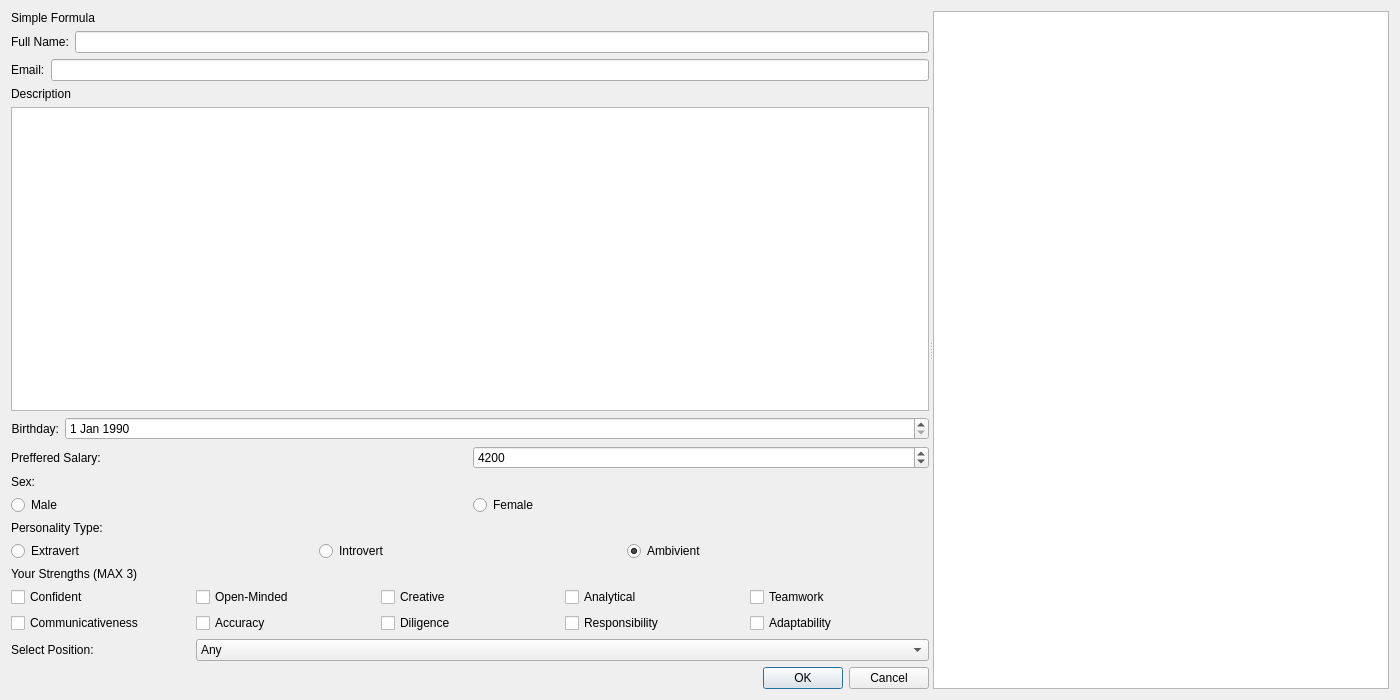
<?xml version="1.0" encoding="UTF-8"?>
<ui version="4.0">
 <class>Lesson3</class>
 <widget class="QDialog" name="Lesson3">
  <property name="geometry">
   <rect>
    <x>0</x>
    <y>0</y>
    <width>1400</width>
    <height>700</height>
   </rect>
  </property>
  <property name="windowTitle">
   <string>Dialog</string>
  </property>
  <layout class="QVBoxLayout" name="verticalLayout">
   <item>
    <widget class="QSplitter" name="splitter">
     <property name="orientation">
      <enum>Qt::Orientation::Horizontal</enum>
     </property>
     <widget class="QWidget" name="layoutWidget">
      <layout class="QVBoxLayout" name="verticalLayoutMain">
       <item>
        <widget class="QLabel" name="label_10">
         <property name="text">
          <string>Simple Formula</string>
         </property>
        </widget>
       </item>
       <item>
        <layout class="QHBoxLayout" name="horizontalLayout_7">
         <item>
          <widget class="QLabel" name="label">
           <property name="text">
            <string>Full Name:</string>
           </property>
          </widget>
         </item>
         <item>
          <widget class="QLineEdit" name="lineEditName"/>
         </item>
        </layout>
       </item>
       <item>
        <layout class="QHBoxLayout" name="horizontalLayout_10">
         <item>
          <widget class="QLabel" name="label_9">
           <property name="text">
            <string>Email:</string>
           </property>
          </widget>
         </item>
         <item>
          <widget class="QLineEdit" name="lineEditEmail"/>
         </item>
        </layout>
       </item>
       <item>
        <widget class="QLabel" name="label_2">
         <property name="text">
          <string>Description</string>
         </property>
        </widget>
       </item>
       <item>
        <widget class="QPlainTextEdit" name="plainTextEditDescription"/>
       </item>
       <item>
        <layout class="QHBoxLayout" name="horizontalLayout_2">
         <item>
          <widget class="QLabel" name="label_3">
           <property name="sizePolicy">
            <sizepolicy hsizetype="Fixed" vsizetype="Minimum">
             <horstretch>0</horstretch>
             <verstretch>0</verstretch>
            </sizepolicy>
           </property>
           <property name="text">
            <string>Birthday:</string>
           </property>
           <property name="alignment">
            <set>Qt::AlignmentFlag::AlignRight|Qt::AlignmentFlag::AlignTrailing|Qt::AlignmentFlag::AlignVCenter</set>
           </property>
          </widget>
         </item>
         <item>
          <widget class="QDateEdit" name="dateEditBirthDay">
           <property name="sizePolicy">
            <sizepolicy hsizetype="Minimum" vsizetype="Fixed">
             <horstretch>0</horstretch>
             <verstretch>0</verstretch>
            </sizepolicy>
           </property>
           <property name="dateTime">
            <datetime>
             <hour>0</hour>
             <minute>0</minute>
             <second>0</second>
             <year>1990</year>
             <month>1</month>
             <day>1</day>
            </datetime>
           </property>
           <property name="maximumDateTime">
            <datetime>
             <hour>23</hour>
             <minute>59</minute>
             <second>59</second>
             <year>3000</year>
             <month>12</month>
             <day>31</day>
            </datetime>
           </property>
           <property name="maximumTime">
            <time>
             <hour>23</hour>
             <minute>59</minute>
             <second>59</second>
            </time>
           </property>
          </widget>
         </item>
        </layout>
       </item>
       <item>
        <layout class="QHBoxLayout" name="horizontalLayout_9">
         <item>
          <widget class="QLabel" name="label_4">
           <property name="text">
            <string>Preffered Salary:</string>
           </property>
          </widget>
         </item>
         <item>
          <widget class="QSpinBox" name="spinBoxSalary">
           <property name="minimum">
            <number>0</number>
           </property>
           <property name="maximum">
            <number>90000</number>
           </property>
           <property name="singleStep">
            <number>100</number>
           </property>
           <property name="value">
            <number>4200</number>
           </property>
          </widget>
         </item>
        </layout>
       </item>
       <item>
        <widget class="QLabel" name="label_8">
         <property name="text">
          <string>Sex:</string>
         </property>
        </widget>
       </item>
       <item>
        <layout class="QHBoxLayout" name="horizontalLayout">
         <item>
          <widget class="QRadioButton" name="radioButtonSex_1">
           <property name="text">
            <string>Male</string>
           </property>
           <property name="checked">
            <bool>true</bool>
           </property>
          </widget>
         </item>
         <item>
          <widget class="QRadioButton" name="radioButtonSex_2">
           <property name="text">
            <string>Female</string>
           </property>
          </widget>
         </item>
        </layout>
       </item>
       <item>
        <widget class="QLabel" name="label_7">
         <property name="text">
          <string>Personality Type:</string>
         </property>
        </widget>
       </item>
       <item>
        <layout class="QHBoxLayout" name="horizontalLayout_8">
         <item>
          <widget class="QRadioButton" name="radioButtonPersonality_1">
           <property name="text">
            <string>Extravert</string>
           </property>
          </widget>
         </item>
         <item>
          <widget class="QRadioButton" name="radioButtonPersonality_2">
           <property name="text">
            <string>Introvert</string>
           </property>
          </widget>
         </item>
         <item>
          <widget class="QRadioButton" name="radioButtonPersonality_3">
           <property name="text">
            <string>Ambivient</string>
           </property>
           <property name="checked">
            <bool>true</bool>
           </property>
          </widget>
         </item>
        </layout>
       </item>
       <item>
        <layout class="QGridLayout" name="gridLayout">
         <item row="3" column="1">
          <widget class="QCheckBox" name="checkBox_4">
           <property name="text">
            <string>Accuracy</string>
           </property>
          </widget>
         </item>
         <item row="2" column="3">
          <widget class="QCheckBox" name="checkBox_7">
           <property name="text">
            <string>Analytical</string>
           </property>
          </widget>
         </item>
         <item row="3" column="2">
          <widget class="QCheckBox" name="checkBox_2">
           <property name="text">
            <string>Diligence</string>
           </property>
          </widget>
         </item>
         <item row="2" column="2">
          <widget class="QCheckBox" name="checkBox_6">
           <property name="text">
            <string>Creative</string>
           </property>
          </widget>
         </item>
         <item row="2" column="1">
          <widget class="QCheckBox" name="checkBox_5">
           <property name="text">
            <string>Open-Minded</string>
           </property>
          </widget>
         </item>
         <item row="3" column="0">
          <widget class="QCheckBox" name="checkBox_3">
           <property name="text">
            <string>Communicativeness</string>
           </property>
          </widget>
         </item>
         <item row="3" column="3">
          <widget class="QCheckBox" name="checkBox_8">
           <property name="text">
            <string>Responsibility</string>
           </property>
          </widget>
         </item>
         <item row="2" column="0">
          <widget class="QCheckBox" name="checkBoxConfident">
           <property name="text">
            <string>Confident</string>
           </property>
          </widget>
         </item>
         <item row="4" column="0">
          <widget class="QLabel" name="label_5">
           <property name="text">
            <string>Select Position:</string>
           </property>
          </widget>
         </item>
         <item row="2" column="4">
          <widget class="QCheckBox" name="checkBox_9">
           <property name="text">
            <string>Teamwork</string>
           </property>
          </widget>
         </item>
         <item row="3" column="4">
          <widget class="QCheckBox" name="checkBoxAdaptability">
           <property name="text">
            <string>Adaptability</string>
           </property>
          </widget>
         </item>
         <item row="4" column="1" colspan="4">
          <widget class="QComboBox" name="comboBox">
           <item>
            <property name="text">
             <string>Any</string>
            </property>
           </item>
           <item>
            <property name="text">
             <string>Programmer</string>
            </property>
           </item>
           <item>
            <property name="text">
             <string>Accountant</string>
            </property>
           </item>
           <item>
            <property name="text">
             <string>Recruiter</string>
            </property>
           </item>
           <item>
            <property name="text">
             <string>Manager</string>
            </property>
           </item>
           <item>
            <property name="text">
             <string>Tester</string>
            </property>
           </item>
           <item>
            <property name="text">
             <string>Receptionist</string>
            </property>
           </item>
           <item>
            <property name="text">
             <string>Analyst</string>
            </property>
           </item>
          </widget>
         </item>
         <item row="1" column="0" colspan="5">
          <widget class="QLabel" name="label_6">
           <property name="text">
            <string>Your Strengths (MAX 3)</string>
           </property>
          </widget>
         </item>
        </layout>
       </item>
       <item>
        <layout class="QHBoxLayout" name="horizontalLayout_4">
         <item>
          <widget class="QDialogButtonBox" name="buttonBoxAcceptReject">
           <property name="standardButtons">
            <set>QDialogButtonBox::StandardButton::Cancel|QDialogButtonBox::StandardButton::Ok</set>
           </property>
          </widget>
         </item>
        </layout>
       </item>
      </layout>
     </widget>
     <widget class="QTableView" name="tableViewMain"/>
    </widget>
   </item>
  </layout>
 </widget>
 <resources/>
 <connections/>
</ui>
